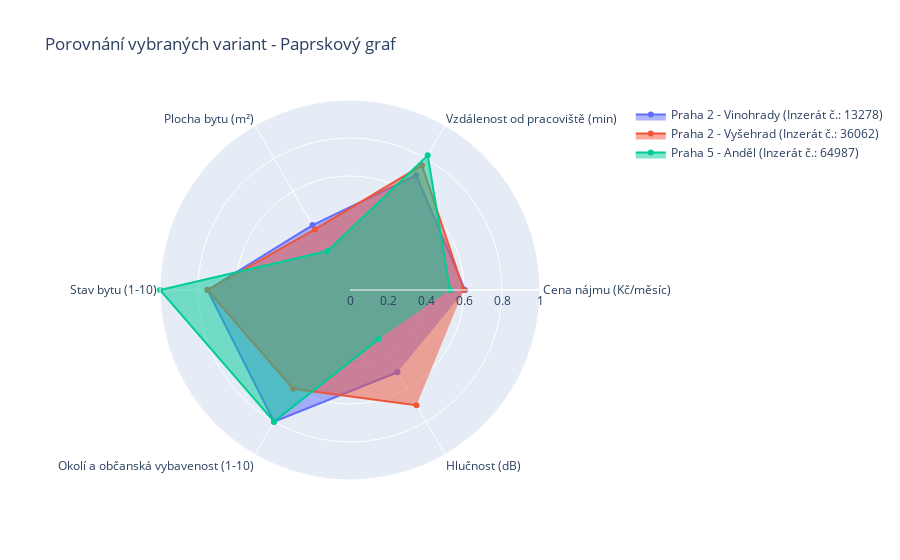

Source (notebook cell):
### Code cell
# 7. TOPSIS metoda (Technique for Order Preference by Similarity to Ideal Solution)
# Alternativní metoda vícekriteriálního rozhodování

def topsis(df, weights, min_criteria, max_criteria):
    # Vytvoření kopie DataFrame pro TOPSIS
    df_topsis = df.copy()
    
    # 1. Normalizace pomocí vektorové normalizace
    for col in min_criteria + max_criteria:
        df_topsis[col] = df[col] / np.sqrt(sum(df[col]**2))
    
    # 2. Vážení normalizované matice
    for col in min_criteria + max_criteria:
        df_topsis[col] = df_topsis[col] * weights[col]
    
    # 3. Určení ideální a bazální (nejhorší) varianty
    ideal = {}
    basal = {}
    
    for col in min_criteria:
        ideal[col] = df_topsis[col].min()  # Pro min kritéria je ideál minimum
        basal[col] = df_topsis[col].max()  # Pro min kritéria je bazál maximum
    
    for col in max_criteria:
        ideal[col] = df_topsis[col].max()  # Pro max kritéria je ideál maximum
        basal[col] = df_topsis[col].min()  # Pro max kritéria je bazál minimum
    
    # 4. Výpočet vzdáleností od ideální a bazální varianty
    df_topsis['D_ideal'] = np.sqrt(sum((df_topsis[col] - ideal[col])**2 for col in min_criteria + max_criteria))
    df_topsis['D_basal'] = np.sqrt(sum((df_topsis[col] - basal[col])**2 for col in min_criteria + max_criteria))
    
    # 5. Výpočet relativní blízkosti k ideální variantě
    df_topsis['C_i'] = df_topsis['D_basal'] / (df_topsis['D_ideal'] + df_topsis['D_basal'])
    
    # 6. Seřazení variant podle C_i (sestupně - čím vyšší, tím lepší)
    df_topsis_sorted = df_topsis.sort_values('C_i', ascending=False).reset_index()
    
    return df_topsis_sorted

# Aplikace TOPSIS metody
topsis_results = topsis(df, weights, min_criteria, max_criteria)

topsis_results_displayed = topsis_results.set_index('Číslo inzerátu')
print("\nNejlepších 10 variant podle metody TOPSIS:")
display(topsis_results_displayed[['Lokalita', 'C_i']].head(10))

# Porovnání pořadí podle WSA a TOPSIS
top_wsa = df_sorted[['Číslo inzerátu', 'Lokalita', 'Užitek']].head(10)
top_topsis = topsis_results[['Číslo inzerátu', 'Lokalita', 'C_i']].head(10)

comparison = pd.merge(
    top_wsa[['Číslo inzerátu', 'Užitek']].rename(columns={'Užitek': 'WSA_score'}),
    top_topsis[['Číslo inzerátu', 'C_i']].rename(columns={'C_i': 'TOPSIS_score'}),
    on='Číslo inzerátu',
    how='outer'
)
comparison = pd.merge(
    comparison,
    df.reset_index()[['Číslo inzerátu', 'Lokalita']],
    on='Číslo inzerátu',
    how='left'
)

comparison_displayed = comparison.set_index('Číslo inzerátu')
print("\nPorovnání pořadí nejlepších 10 variant podle metod WSA a TOPSIS:")
display(comparison_displayed.sort_values('WSA_score', ascending=False).head(10))

def create_radar_chart(df, variant_inzerat_ids, criteria):
    """Vytvoří paprskový graf pro porovnání vybraných variant"""
    # Normalizace dat pro radar chart (hodnoty 0-1)
    df_radar = df.reset_index().copy()
    
    for col in criteria:
        min_val = df[col].min()
        max_val = df[col].max()
        if col in min_criteria:
            # Pro minimalizační kritéria: (max - x) / (max - min)
            df_radar[col] = (max_val - df_radar[col]) / (max_val - min_val)
        else:
            # Pro maximalizační kritéria: (x - min) / (max - min)
            df_radar[col] = (df_radar[col] - min_val) / (max_val - min_val)

    # Výběr variant pro porovnání
    selected_variants = df_radar[df_radar['Číslo inzerátu'].isin(variant_inzerat_ids)]
    
    # Vytvoření radar chart
    fig = go.Figure()
    
    for _, row in selected_variants.iterrows():
        fig.add_trace(go.Scatterpolar(
            r=[row[c] for c in criteria],
            theta=criteria,
            fill='toself',
            name=f"{row['Lokalita']} (Inzerát č.: {row['Číslo inzerátu']})"
        ))
    
    fig.update_layout(
        polar=dict(
            radialaxis=dict(
                visible=True,
                range=[0, 1]
            )
        ),
        title="Porovnání vybraných variant - Paprskový graf",
        showlegend=True
    )
    
    return fig

# Vybereme top 3 varianty podle WSA pro porovnání
top_variants = list(df_sorted['Číslo inzerátu'].head(3))
criteria_for_radar = ['Cena nájmu (Kč/měsíc)', 'Vzdálenost od pracoviště (min)', 'Plocha bytu (m²)', 
                      'Stav bytu (1-10)', 'Okolí a občanská vybavenost (1-10)', 'Hlučnost (dB)']

radar_chart = create_radar_chart(df, top_variants, criteria_for_radar)
radar_chart.show()

### Figure 1 — Plotly figure (JSON) as saved in the notebook; plotly's stock layout.template omitted (floating-point values rounded to 4 significant figures)
{"data": [{"fill": "toself", "name": "Praha 2 - Vinohrady (Inzerát č.: 13278)", "r": [0.6053, 0.697, 0.3947, 0.75, 0.8, 0.5], "theta": ["Cena nájmu (Kč/měsíc)", "Vzdálenost od pracoviště (min)", "Plocha bytu (m²)", "Stav bytu (1-10)", "Okolí a občanská vybavenost (1-10)", "Hlučnost (dB)"], "type": "scatterpolar"}, {"fill": "toself", "name": "Praha 2 - Vyšehrad (Inzerát č.: 36062)", "r": [0.5987, 0.7576, 0.3684, 0.75, 0.6, 0.7], "theta": ["Cena nájmu (Kč/měsíc)", "Vzdálenost od pracoviště (min)", "Plocha bytu (m²)", "Stav bytu (1-10)", "Okolí a občanská vybavenost (1-10)", "Hlučnost (dB)"], "type": "scatterpolar"}, {"fill": "toself", "name": "Praha 5 - Anděl (Inzerát č.: 64987)", "r": [0.5263, 0.8182, 0.2368, 1, 0.8, 0.3], "theta": ["Cena nájmu (Kč/měsíc)", "Vzdálenost od pracoviště (min)", "Plocha bytu (m²)", "Stav bytu (1-10)", "Okolí a občanská vybavenost (1-10)", "Hlučnost (dB)"], "type": "scatterpolar"}], "layout": {"polar": {"radialaxis": {"range": [0, 1], "visible": true}}, "showlegend": true, "title": {"text": "Porovnání vybraných variant - Paprskový graf"}}}
